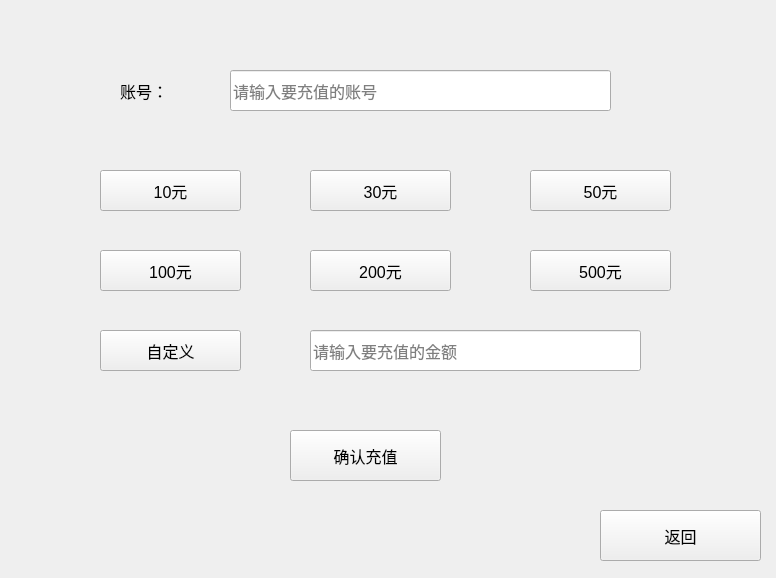
<?xml version="1.0" encoding="UTF-8"?>
<ui version="4.0">
 <class>RechangeDialog</class>
 <widget class="QDialog" name="RechangeDialog">
  <property name="geometry">
   <rect>
    <x>0</x>
    <y>0</y>
    <width>776</width>
    <height>578</height>
   </rect>
  </property>
  <property name="font">
   <font>
    <pointsize>12</pointsize>
   </font>
  </property>
  <property name="windowTitle">
   <string>充值界面</string>
  </property>
  <widget class="QLabel" name="label">
   <property name="geometry">
    <rect>
     <x>120</x>
     <y>70</y>
     <width>121</width>
     <height>41</height>
    </rect>
   </property>
   <property name="focusPolicy">
    <enum>Qt::NoFocus</enum>
   </property>
   <property name="text">
    <string>账号：</string>
   </property>
  </widget>
  <widget class="QLineEdit" name="lineEdit">
   <property name="geometry">
    <rect>
     <x>230</x>
     <y>70</y>
     <width>381</width>
     <height>41</height>
    </rect>
   </property>
   <property name="focusPolicy">
    <enum>Qt::StrongFocus</enum>
   </property>
   <property name="placeholderText">
    <string>请输入要充值的账号</string>
   </property>
  </widget>
  <widget class="QPushButton" name="pushButton">
   <property name="geometry">
    <rect>
     <x>100</x>
     <y>170</y>
     <width>141</width>
     <height>41</height>
    </rect>
   </property>
   <property name="focusPolicy">
    <enum>Qt::NoFocus</enum>
   </property>
   <property name="text">
    <string>10元</string>
   </property>
  </widget>
  <widget class="QPushButton" name="pushButton_2">
   <property name="geometry">
    <rect>
     <x>310</x>
     <y>170</y>
     <width>141</width>
     <height>41</height>
    </rect>
   </property>
   <property name="focusPolicy">
    <enum>Qt::NoFocus</enum>
   </property>
   <property name="text">
    <string>30元</string>
   </property>
  </widget>
  <widget class="QPushButton" name="pushButton_3">
   <property name="geometry">
    <rect>
     <x>530</x>
     <y>170</y>
     <width>141</width>
     <height>41</height>
    </rect>
   </property>
   <property name="focusPolicy">
    <enum>Qt::NoFocus</enum>
   </property>
   <property name="text">
    <string>50元</string>
   </property>
  </widget>
  <widget class="QPushButton" name="pushButton_4">
   <property name="geometry">
    <rect>
     <x>100</x>
     <y>250</y>
     <width>141</width>
     <height>41</height>
    </rect>
   </property>
   <property name="focusPolicy">
    <enum>Qt::NoFocus</enum>
   </property>
   <property name="text">
    <string>100元</string>
   </property>
  </widget>
  <widget class="QPushButton" name="pushButton_5">
   <property name="geometry">
    <rect>
     <x>310</x>
     <y>250</y>
     <width>141</width>
     <height>41</height>
    </rect>
   </property>
   <property name="focusPolicy">
    <enum>Qt::NoFocus</enum>
   </property>
   <property name="text">
    <string>200元</string>
   </property>
  </widget>
  <widget class="QPushButton" name="pushButton_6">
   <property name="geometry">
    <rect>
     <x>530</x>
     <y>250</y>
     <width>141</width>
     <height>41</height>
    </rect>
   </property>
   <property name="focusPolicy">
    <enum>Qt::NoFocus</enum>
   </property>
   <property name="text">
    <string>500元</string>
   </property>
  </widget>
  <widget class="QPushButton" name="pushButton_7">
   <property name="geometry">
    <rect>
     <x>100</x>
     <y>330</y>
     <width>141</width>
     <height>41</height>
    </rect>
   </property>
   <property name="focusPolicy">
    <enum>Qt::NoFocus</enum>
   </property>
   <property name="text">
    <string>自定义</string>
   </property>
  </widget>
  <widget class="QPushButton" name="pushButton_8">
   <property name="geometry">
    <rect>
     <x>290</x>
     <y>430</y>
     <width>151</width>
     <height>51</height>
    </rect>
   </property>
   <property name="focusPolicy">
    <enum>Qt::NoFocus</enum>
   </property>
   <property name="text">
    <string>确认充值</string>
   </property>
  </widget>
  <widget class="QPushButton" name="pushButton_9">
   <property name="geometry">
    <rect>
     <x>600</x>
     <y>510</y>
     <width>161</width>
     <height>51</height>
    </rect>
   </property>
   <property name="focusPolicy">
    <enum>Qt::NoFocus</enum>
   </property>
   <property name="text">
    <string>返回</string>
   </property>
  </widget>
  <widget class="QLineEdit" name="lineEdit_2">
   <property name="geometry">
    <rect>
     <x>310</x>
     <y>330</y>
     <width>331</width>
     <height>41</height>
    </rect>
   </property>
   <property name="focusPolicy">
    <enum>Qt::StrongFocus</enum>
   </property>
   <property name="placeholderText">
    <string>请输入要充值的金额</string>
   </property>
  </widget>
 </widget>
 <resources/>
 <connections/>
</ui>
